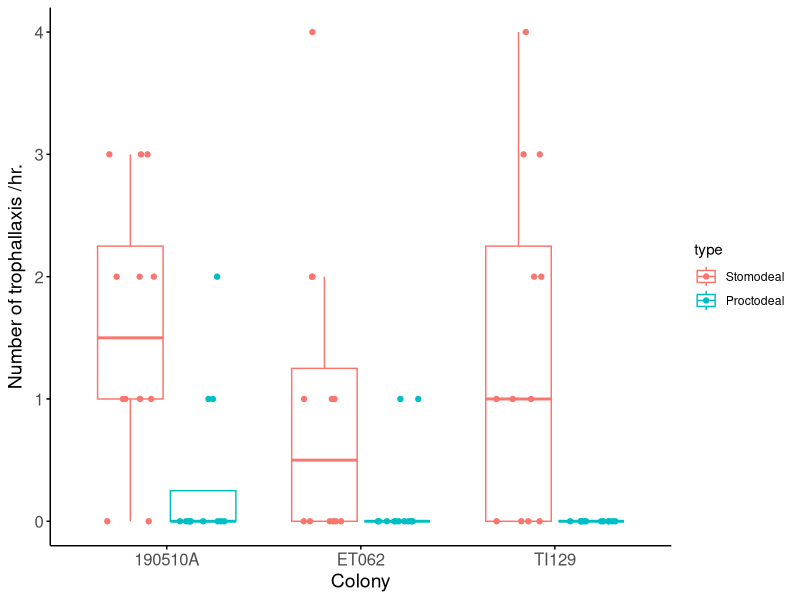
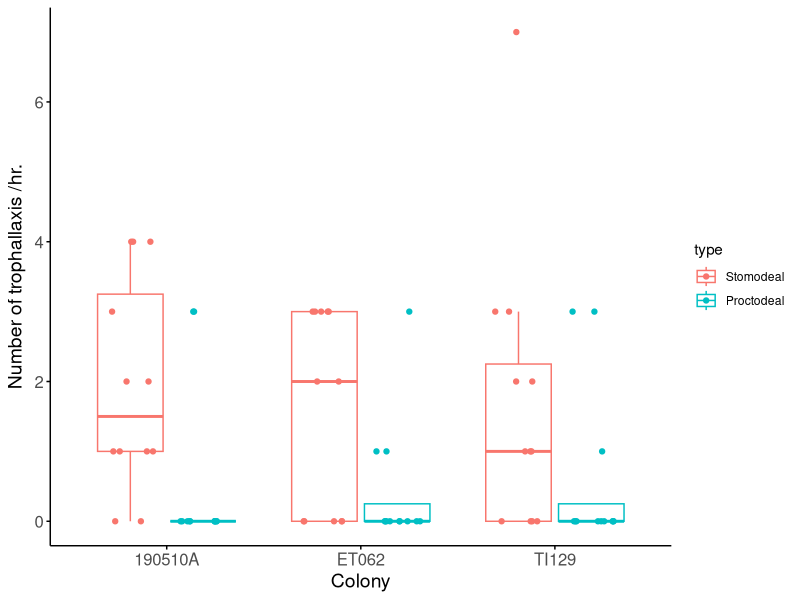

Here is the R script that generated these plots, in order:
## ---- chunk 1
library(tidyverse)
library(gridExtra)
library(lme4)
## ---- chunk 2
# reading excel file (see attached source file "RF_trophallaxis.csv" and see Dataset S1 in a paper "The royal food of termites shows king and queen specificity" for detail)
d <- read.csv("RF_trophallaxis.csv", header=T)
d <- transform(d, type= factor(type, levels = c("Stomodeal","Proctodeal")))

# Extract caste and trophallaxis type and store in data set
dpk <- subset(d, d$caste=="PK")
dsq <- subset(d, d$caste=="SQ")
dS <- subset(d, d$type=="Stomodeal")
dP <- subset(d, d$type=="Proctodeal")
## ---- chunk 3
# Number of trophallaxis to king
g1 <- ggplot(dpk, aes(x=factor(colony_code), y=freq, color=type))
g1 <- g1 + geom_boxplot(alpha=0.5,outlier.colour = NA) + xlab("Colony") + ylab(expression(paste("Number of trophallaxis /hr.")))
g1 <- g1 + geom_point(position=position_jitterdodge(jitter.width=0.5, jitter.height=0.0))
g1 <- g1 + theme(panel.grid.major = element_blank(), panel.grid.minor = element_blank(), panel.background = element_blank())
g1 <- g1 + theme(axis.line=element_line(colour = "black"), axis.ticks=element_line(colour = "black"))
g1 <- g1 + theme(axis.text=element_text(size=12), axis.title=element_text(size=14))
g1

# Number of trophallaxis to queen
g2 <- ggplot(dsq, aes(x=factor(colony_code), y=freq, color=type))
g2 <- g2 + geom_boxplot(alpha=0.5,outlier.colour = NA) + xlab("Colony") + ylab(expression(paste("Number of trophallaxis /hr.")))
g2 <- g2 + geom_point(position=position_jitterdodge(jitter.width=0.5, jitter.height=0.0))
g2 <- g2 + theme(panel.grid.major = element_blank(), panel.grid.minor = element_blank(), panel.background = element_blank())
g2 <- g2 + theme(axis.line=element_line(colour = "black"), axis.ticks=element_line(colour = "black"))
g2 <- g2 + theme(axis.text=element_text(size=12), axis.title=element_text(size=14))
g2
## ---- chunk 4
## for Number of trophallaxis to king
# GLM, family=poisson
res1 <- glm(freq ~ type + colony_code, family="poisson", dpk)
summary(res1)
fit1=glm(freq ~ 1 + colony_code, family="poisson", dpk) #model_1
fit2=glm(freq ~ type + 1, family="poisson", dpk) #model_2
anova(res1, fit1, test = "Chisq") #likelihood ratio test
anova(res1, fit2, test = "Chisq") #likelihood ratio test

## for Number of trophallaxis to queen
# GLM, family=poisson
res2 <- glm(freq ~ type + colony_code, family="poisson", dsq)
summary(res2)
fit3=glm(freq ~ 1 + colony_code, family="poisson", dsq) #model_3
fit4=glm(freq ~ type + 1, family="poisson", dsq) #model_4
anova(res2, fit3, test = "Chisq") #likelihood ratio test
anova(res2, fit4, test = "Chisq") #likelihood ratio test

## for Number of trophallaxis (stomodeal) between king and queen
# GLMM, family=poisson
res3 <- glmer(freq ~ caste + colony_code + (1|individual_ID), family="poisson", dS)
summary(res3)
fit5=glmer(freq ~ 1 + colony_code + (1|individual_ID), family="poisson", dS) #model_5
fit6=glmer(freq ~ caste + 1 + (1|individual_ID), family="poisson", dS) #model_6
anova(res3, fit5, test = "Chisq") #likelihood ratio test
anova(res3, fit6, test = "Chisq") #likelihood ratio test
